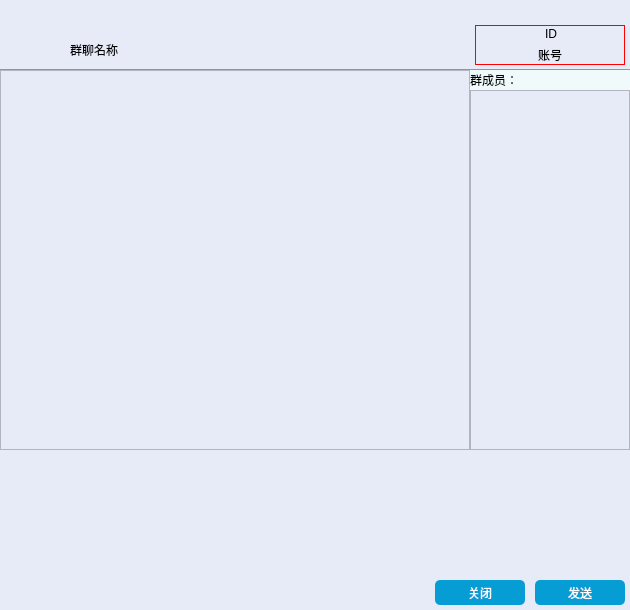
<?xml version="1.0" encoding="UTF-8"?>
<ui version="4.0">
 <class>GroupChat</class>
 <widget class="QWidget" name="GroupChat">
  <property name="geometry">
   <rect>
    <x>0</x>
    <y>0</y>
    <width>630</width>
    <height>610</height>
   </rect>
  </property>
  <property name="minimumSize">
   <size>
    <width>630</width>
    <height>610</height>
   </size>
  </property>
  <property name="maximumSize">
   <size>
    <width>630</width>
    <height>610</height>
   </size>
  </property>
  <property name="windowTitle">
   <string>Form</string>
  </property>
  <property name="styleSheet">
   <string notr="true">/*全局样式表*/
QPushButton{
	border:none;
}

/*局部样式表Top*/
QWidget#Top{
	background-color: rgb(231, 234, 247);
	border-bottom:1px solid rgb(149, 149, 149);
}

QPushButton#close_Btn:hover{
	background-color: rgb(255, 0, 0);
}

QPushButton#reduce_Btn:hover{
	background-color: rgb(217, 217, 217);
}

QGroupBox#groupBox{
	border: 1px solid red;
}

/*局部样式表Centet*/
QWidget#Center{
	background-color: rgb(231, 234, 247);
	border-bottom:1px solid rgb(149, 149, 149);
}

QTextBrowser#text_Browser {
    background-color: rgb(231, 234, 247);
    border-right: none;
}

QLabel#groupSum_Lab{
	background-color: rgb(240, 250, 250);
}

QListWidget#groupFriend_List{
	background-color: rgb(231, 234, 247);
}

QPushButton#close_Btntop:hover{
	background-color: rgb(255, 0, 0);
}

QPushButton#reduce_Btn:hover{
	background-color: rgb(217, 217, 217);
}

/*局部样式表Bottom*/
QWidget#Bottom{
	background-color: rgb(231, 234, 247);
}

QTextEdit#input_Edit{
	background-color: rgb(231, 234, 247);
	border:noe;
}

QPushButton#emote_Btn:hover{
	 border:1px solid rgb(203, 203, 203);
}

QPushButton#file_Btn:hover{
	 border:1px solid rgb(203, 203, 203);
}


QPushButton#close_Btnbottom{
	background-color: rgb(6, 157, 213);
	color: rgb(255, 255, 255);
	border-radius:5px;
	font:normal 18px &quot;楷体&quot;;
}

QPushButton#close_Btnbottom:hover{
	background-color: rgb(75,202,255);
}

QPushButton#sending_Btn{
	background-color: rgb(6, 157, 213);
	color: rgb(255, 255, 255);
	border-radius:5px;
	font:normal 18px &quot;楷体&quot;;
}

QPushButton#sending_Btn:hover{
	background-color: rgb(75,202,255);
}</string>
  </property>
  <widget class="QWidget" name="Top" native="true">
   <property name="geometry">
    <rect>
     <x>0</x>
     <y>0</y>
     <width>630</width>
     <height>70</height>
    </rect>
   </property>
   <property name="minimumSize">
    <size>
     <width>630</width>
     <height>70</height>
    </size>
   </property>
   <property name="maximumSize">
    <size>
     <width>630</width>
     <height>70</height>
    </size>
   </property>
   <widget class="QPushButton" name="reduce_Btn">
    <property name="geometry">
     <rect>
      <x>588</x>
      <y>0</y>
      <width>20</width>
      <height>20</height>
     </rect>
    </property>
    <property name="minimumSize">
     <size>
      <width>20</width>
      <height>20</height>
     </size>
    </property>
    <property name="maximumSize">
     <size>
      <width>20</width>
      <height>20</height>
     </size>
    </property>
    <property name="text">
     <string/>
    </property>
    <property name="icon">
     <iconset resource="../image/Image.qrc">
      <normaloff>:/new/icons/icons/becurrent/minus.png</normaloff>:/new/icons/icons/becurrent/minus.png</iconset>
    </property>
   </widget>
   <widget class="QPushButton" name="close_Btn">
    <property name="geometry">
     <rect>
      <x>610</x>
      <y>0</y>
      <width>20</width>
      <height>20</height>
     </rect>
    </property>
    <property name="minimumSize">
     <size>
      <width>20</width>
      <height>20</height>
     </size>
    </property>
    <property name="maximumSize">
     <size>
      <width>20</width>
      <height>20</height>
     </size>
    </property>
    <property name="text">
     <string/>
    </property>
    <property name="icon">
     <iconset resource="../image/Image.qrc">
      <normaloff>:/new/icons/icons/becurrent/close.png</normaloff>:/new/icons/icons/becurrent/close.png</iconset>
    </property>
   </widget>
   <widget class="QLabel" name="headImage_Lab">
    <property name="geometry">
     <rect>
      <x>10</x>
      <y>10</y>
      <width>50</width>
      <height>50</height>
     </rect>
    </property>
    <property name="minimumSize">
     <size>
      <width>50</width>
      <height>50</height>
     </size>
    </property>
    <property name="maximumSize">
     <size>
      <width>50</width>
      <height>50</height>
     </size>
    </property>
    <property name="text">
     <string/>
    </property>
    <property name="pixmap">
     <pixmap resource="../image/Image.qrc">:/new/user/user/touxiang01.jpg</pixmap>
    </property>
    <property name="scaledContents">
     <bool>true</bool>
    </property>
   </widget>
   <widget class="QLabel" name="groupName_Lab">
    <property name="geometry">
     <rect>
      <x>70</x>
      <y>40</y>
      <width>150</width>
      <height>20</height>
     </rect>
    </property>
    <property name="minimumSize">
     <size>
      <width>150</width>
      <height>20</height>
     </size>
    </property>
    <property name="maximumSize">
     <size>
      <width>150</width>
      <height>20</height>
     </size>
    </property>
    <property name="text">
     <string>群聊名称</string>
    </property>
   </widget>
   <widget class="QGroupBox" name="groupBox">
    <property name="geometry">
     <rect>
      <x>475</x>
      <y>25</y>
      <width>150</width>
      <height>40</height>
     </rect>
    </property>
    <property name="minimumSize">
     <size>
      <width>150</width>
      <height>40</height>
     </size>
    </property>
    <property name="maximumSize">
     <size>
      <width>150</width>
      <height>40</height>
     </size>
    </property>
    <property name="title">
     <string>ID</string>
    </property>
    <property name="alignment">
     <set>Qt::AlignCenter</set>
    </property>
    <widget class="QLabel" name="groupID">
     <property name="geometry">
      <rect>
       <x>0</x>
       <y>20</y>
       <width>150</width>
       <height>20</height>
      </rect>
     </property>
     <property name="minimumSize">
      <size>
       <width>150</width>
       <height>20</height>
      </size>
     </property>
     <property name="maximumSize">
      <size>
       <width>150</width>
       <height>20</height>
      </size>
     </property>
     <property name="text">
      <string>账号</string>
     </property>
     <property name="alignment">
      <set>Qt::AlignCenter</set>
     </property>
    </widget>
   </widget>
  </widget>
  <widget class="QWidget" name="Center" native="true">
   <property name="geometry">
    <rect>
     <x>0</x>
     <y>70</y>
     <width>630</width>
     <height>380</height>
    </rect>
   </property>
   <property name="minimumSize">
    <size>
     <width>630</width>
     <height>380</height>
    </size>
   </property>
   <property name="maximumSize">
    <size>
     <width>630</width>
     <height>380</height>
    </size>
   </property>
   <widget class="QTextBrowser" name="text_Browser">
    <property name="geometry">
     <rect>
      <x>0</x>
      <y>0</y>
      <width>470</width>
      <height>380</height>
     </rect>
    </property>
    <property name="minimumSize">
     <size>
      <width>470</width>
      <height>380</height>
     </size>
    </property>
    <property name="maximumSize">
     <size>
      <width>470</width>
      <height>380</height>
     </size>
    </property>
   </widget>
   <widget class="QLabel" name="groupSum_Lab">
    <property name="geometry">
     <rect>
      <x>470</x>
      <y>0</y>
      <width>160</width>
      <height>20</height>
     </rect>
    </property>
    <property name="minimumSize">
     <size>
      <width>160</width>
      <height>20</height>
     </size>
    </property>
    <property name="maximumSize">
     <size>
      <width>160</width>
      <height>20</height>
     </size>
    </property>
    <property name="text">
     <string>群成员：</string>
    </property>
   </widget>
   <widget class="QListWidget" name="groupFriend_List">
    <property name="geometry">
     <rect>
      <x>470</x>
      <y>20</y>
      <width>160</width>
      <height>360</height>
     </rect>
    </property>
    <property name="minimumSize">
     <size>
      <width>160</width>
      <height>360</height>
     </size>
    </property>
    <property name="maximumSize">
     <size>
      <width>160</width>
      <height>360</height>
     </size>
    </property>
   </widget>
  </widget>
  <widget class="QWidget" name="Bottom" native="true">
   <property name="geometry">
    <rect>
     <x>0</x>
     <y>450</y>
     <width>630</width>
     <height>160</height>
    </rect>
   </property>
   <property name="minimumSize">
    <size>
     <width>630</width>
     <height>160</height>
    </size>
   </property>
   <property name="maximumSize">
    <size>
     <width>630</width>
     <height>160</height>
    </size>
   </property>
   <widget class="QPushButton" name="emote_Btn">
    <property name="geometry">
     <rect>
      <x>5</x>
      <y>0</y>
      <width>20</width>
      <height>20</height>
     </rect>
    </property>
    <property name="minimumSize">
     <size>
      <width>20</width>
      <height>20</height>
     </size>
    </property>
    <property name="maximumSize">
     <size>
      <width>20</width>
      <height>20</height>
     </size>
    </property>
    <property name="text">
     <string/>
    </property>
    <property name="icon">
     <iconset resource="../image/Image.qrc">
      <normaloff>:/new/icons/icons/becurrent/emotion.png</normaloff>:/new/icons/icons/becurrent/emotion.png</iconset>
    </property>
   </widget>
   <widget class="QPushButton" name="file_Btn">
    <property name="geometry">
     <rect>
      <x>25</x>
      <y>0</y>
      <width>20</width>
      <height>20</height>
     </rect>
    </property>
    <property name="minimumSize">
     <size>
      <width>20</width>
      <height>20</height>
     </size>
    </property>
    <property name="maximumSize">
     <size>
      <width>20</width>
      <height>20</height>
     </size>
    </property>
    <property name="text">
     <string/>
    </property>
    <property name="icon">
     <iconset resource="../image/Image.qrc">
      <normaloff>:/new/icons/icons/becurrent/file.png</normaloff>:/new/icons/icons/becurrent/file.png</iconset>
    </property>
   </widget>
   <widget class="QTextEdit" name="input_Edit">
    <property name="geometry">
     <rect>
      <x>0</x>
      <y>20</y>
      <width>630</width>
      <height>100</height>
     </rect>
    </property>
    <property name="minimumSize">
     <size>
      <width>630</width>
      <height>100</height>
     </size>
    </property>
    <property name="maximumSize">
     <size>
      <width>630</width>
      <height>100</height>
     </size>
    </property>
   </widget>
   <widget class="QPushButton" name="close_Btnbottom">
    <property name="geometry">
     <rect>
      <x>435</x>
      <y>130</y>
      <width>90</width>
      <height>25</height>
     </rect>
    </property>
    <property name="minimumSize">
     <size>
      <width>90</width>
      <height>25</height>
     </size>
    </property>
    <property name="maximumSize">
     <size>
      <width>90</width>
      <height>25</height>
     </size>
    </property>
    <property name="text">
     <string>关闭</string>
    </property>
   </widget>
   <widget class="QPushButton" name="sending_Btn">
    <property name="geometry">
     <rect>
      <x>535</x>
      <y>130</y>
      <width>90</width>
      <height>25</height>
     </rect>
    </property>
    <property name="minimumSize">
     <size>
      <width>90</width>
      <height>25</height>
     </size>
    </property>
    <property name="maximumSize">
     <size>
      <width>90</width>
      <height>25</height>
     </size>
    </property>
    <property name="text">
     <string>发送</string>
    </property>
   </widget>
  </widget>
 </widget>
 <resources>
  <include location="../image/Image.qrc"/>
 </resources>
 <connections/>
</ui>
